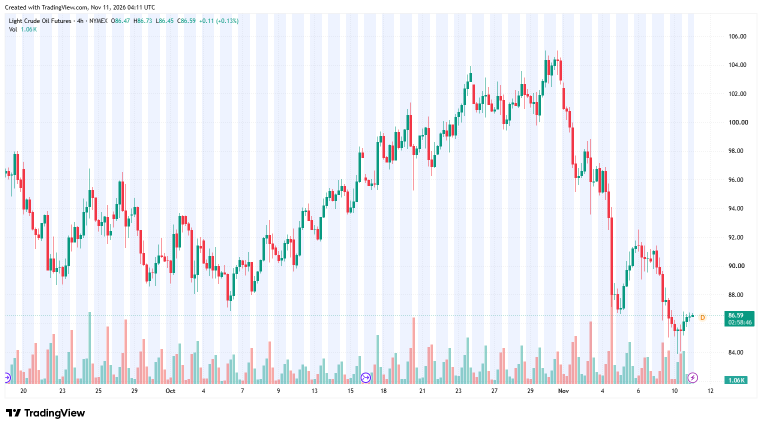
#> input picture docs/publisher/CC-459/media/USOIL/CL1!_2026-11-11_04-11-14.png, 1524 x 856 px (shown at 1/2 size)
$ python -i image_quality_v1.py   (imports and definitions only)
#> lines starting #> are read from the running program, lines starting #| are printed output that depends on the picture
"""CC-465: exact-pixel checks and bounded Codex vision reviews.

Checks are consumed at the existing publication boundary. Review artifacts live
beside their PNGs; the existing image register supplies daily/weekly sampling.
There is no second publisher, timer, register or acceptance-by-model shortcut.
"""
from __future__ import annotations

from datetime import date, datetime, timedelta, timezone
from hashlib import sha256
import json
from pathlib import Path
import random
import re
import tempfile

from PIL import Image, ImageChops

from .image_templates_v1 import POLICY, SIZE, compile_image, template_revision
from .image_template_inputs_v1 import digest

MANDATORY = {1, 2, 3, 5, 7, 9}
VISION_POLICY = "cc465-image-roles-v5"
VISION_SAMPLE_PENDING = "SAMPLE_PENDING"
REVIEW_UNAVAILABLE_RETRY_COOLDOWN_SECONDS = 300
MAX_TRANSIENT_REVIEW_RETRIES = 3
_TRANSIENT_UNAVAILABLE_RE = re.compile(
    r"(?:^|:)(?:CODEX_USAGE_LIMIT|CODEX_VISION_TIMEOUT|CODEX_LIGHT_TIMEOUT_\d+S|"
    r"CODEX_VISION_EMPTY_RESPONSE|CODEX_LIGHT_EMPTY_RESPONSE|CODEX_EXIT_\d+|"
    r"CODEX_EXECUTABLE_NOT_FOUND|AGY_VISION_TIMEOUT_\d+S)$"
)
_NON_TRANSIENT_UNAVAILABLE_MARKERS = (
    "IMAGE_REVIEW_FILE_UNAVAILABLE", "IMAGE_REVIEW_BYTES_CHANGED",
    "AGY_VISION_TEN_POINTS_REQUIRED", "AGY_IMAGE_PIXELS_NOT_OBSERVED",
    "CODEX_LIGHT_TOOL_USE_REFUSED", "AGY_TERMS_BLOCK",
)
# These installed API adapters send one photo; their canonical link carries the complete table.
SINGLE_IMAGE_DESTINATIONS = frozenset({"telegram", "discord", "facebook_page", "threads"})
SAMPLE_NOT_SCORED = {VISION_SAMPLE_PENDING, "REVIEW_UNAVAILABLE"}
TEMPLATE_FIT_CAUSES = frozenset({
    "IMAGE_CHART_CAPTURE_SHAPE", "IMAGE_CHART_CAPTURE_TOO_SMALL", "IMAGE_PRICE_GEOMETRY_REQUIRED",
    "IMAGE_LEVELS_OUT_OF_VIEW", "IMAGE_LEVEL_LABEL_DOES_NOT_FIT", "IMAGE_LEVEL_LABEL_COLLISION",
    "IMAGE_WRITER_REVISION_REQUIRED", "IMAGE_TEXT_DOES_NOT_FIT", "IMAGE_HEADER_COLLISION",
    "IMAGE_RESULT_PATH_CAPTURE_CHANGED", "IMAGE_RESULT_PATH_NOT_IN_VIEW", "IMAGE_RESULT_PATH_TIMEFRAME_REQUIRED",
    "IMAGE_R_RESULT_NOT_EXPORTED", "IMAGE_RESULT_OUTCOME_NOT_MAPPED", "RESULT_CAPTURE_TIME_COORDINATES_REQUIRED",
    "IMAGE_TEMPLATE_WTI_BASIS_REQUIRED", "IMAGE_EMPTY_BAND_TOO_TALL",
})
CHECKLIST = (
    "Exact platform canvas, RGB PNG, sRGB, under 5 MB",
    "Image 1 is the correct market's TradingView snapshot; weekly is the table exception",
    "Created with line, legend, both scales and TradingView logo whole and uncovered",
    "Only the specified levels and entry/exit marks inside the plot",
    "Entry band and invalidation visible with 6% spare; all printed levels match the source",
    "Chart last price on the source quote scale within CC-463's measured tolerance",
    "No cut, clipped, overlapping text or ellipsis",
    "Our text legible at 375 px wide; minimum font and 4.5:1 contrast",
    "No internal terms, identifiers, money, volume, account or model; ET times, R results, probability pair",
    "No empty band over 8%; chart fills at least 60%",
)
BANNED = ("model estimate", "base-case chance", "the model", "our model", "model position", "model call", "model calls",
          "demo account", "demo",
          "paper account", "paper trading", "AI-run", "AI-generated", "as an AI", "language model", "LLM", "GPT",
          "ChatGPT", "Claude", "Fable", "Opus", "Sonnet", "Haiku", "Gemini", "Codex", "Antigravity", "Anthropic",
          "OpenAI", "Luna", "system prompt",
          "the prompt", "AI agent", "subagent", "vol-normalised", "volatility-normalised", "z-score", "sd over",
          "ATR", "SMA", "EFFR", "USD leg", "front-end gap", "context about", "clear by D1 sign", "calls judged",
          "time exits", "not triggered", "Levels use the plan's prices", "over the period to", "the desk is bullish on",
          "the desk is bearish on", "from our", "ET run", "analysis run", "frozen call", "freeze id", "known-at",
          "cost admission", "admission check", "armed plan", "arming run", "Guardian pass", "kernel", "our ledger",
          "shadow call", "short-term lane", "mid-term lane", "long-term lane", "role pack", "reply pack", "our account",
          "trading account", "account balance", "account size", "our balance", "equity curve", "lot size", "position size",
          "our leverage", "CFD", "Exness", "MT5", "IBKR", "Interactive Brokers", "buy now", "sell now", "you should",
          "we recommend", "guaranteed", "risk-free", "will definitely", "Jim", "GMT+7", "UTC")


def _inside(a, b):
    return b[0] <= a[0] <= a[2] <= b[2] and b[1] <= a[1] <= a[3] <= b[3]


# [381 lines left out: functions _contrast, code_check, combine, _parse_utc, is_transient_review_unavailable, _can_retry_transient_unavailable and 6 more, not called in this run]


def sampled_review(image, *, run_vision=False, vision_runner=None, now=None):
    """Resolve or complete an exact-pixel review in the existing image sidecar."""
    if now is not None and _parse_utc(now) is None:
        raise ValueError("IMAGE_REVIEW_CLOCK_TIMEZONE_REQUIRED")
    registered = image["image_quality"]
    if registered.get("image_sha256") != image.get("sha256"):
        return {**registered, "passed": False, "sample_cause": "IMAGE_SAMPLE_RECORD_BINDING_CHANGED"}
    reg_status = (registered.get("vision") or {}).get("status")
    if reg_status != VISION_SAMPLE_PENDING and not (
            reg_status == "REVIEW_UNAVAILABLE" and registered.get("image_record_path")):
        return registered
    try:
        path = Path(registered["image_record_path"])
        previous_bytes = path.read_bytes()
        asset = json.loads(previous_bytes)
        quality = asset["image_quality"]
        if (path.resolve() != Path(asset["path"]).with_suffix(".json").resolve()
                or asset["sha256"] != image["sha256"] or quality["image_sha256"] != image["sha256"]
                or any(quality[key] != registered[key] for key in ("template", "master"))):
            raise ValueError("IMAGE_SAMPLE_RECORD_BINDING_CHANGED")
    except (OSError, ValueError, KeyError, TypeError) as exc:
        return {**registered, "sample_cause": str(exc) if str(exc) == "IMAGE_SAMPLE_RECORD_BINDING_CHANGED"
                else "IMAGE_SAMPLE_RECORD_UNAVAILABLE"}
    sidecar_vision = quality.get("vision") or {}
    sidecar_status = sidecar_vision.get("status")
    retry_transient = run_vision and _can_retry_transient_unavailable(sidecar_vision, now=now)
    if not run_vision or (sidecar_status != VISION_SAMPLE_PENDING and not retry_transient):
        return quality
    code = code_check(asset)
    if code["passed"]:
        now_kw = {"now": now} if now is not None else {}
        review = review_vision(asset, runner=vision_runner, **now_kw)
        if retry_transient:
            retained = _retain_prior_bytes(path, previous_bytes)
            review = _attach_retry_provenance(review, sidecar_vision, retained)
    else:
        review = {"points": {}, "status": "CODE_REFUSED", "cause": code["causes"][0]}
    quality = {**combine(code, review), "image_record_path": str(path)}
    asset["image_quality"] = quality
    _write_json_atomic(path, asset)
    return quality


# [120 lines left out: functions daily_sample, weekly_sample, publication_sample, completed_day_sample, template_acceptance, prepare_article_media, not called in this run]

>>> import cv2
>>> picture = cv2.imread('../docs/publisher/CC-459/media/USOIL/CL1!_2026-11-11_04-11-14.png', cv2.IMREAD_GRAYSCALE)
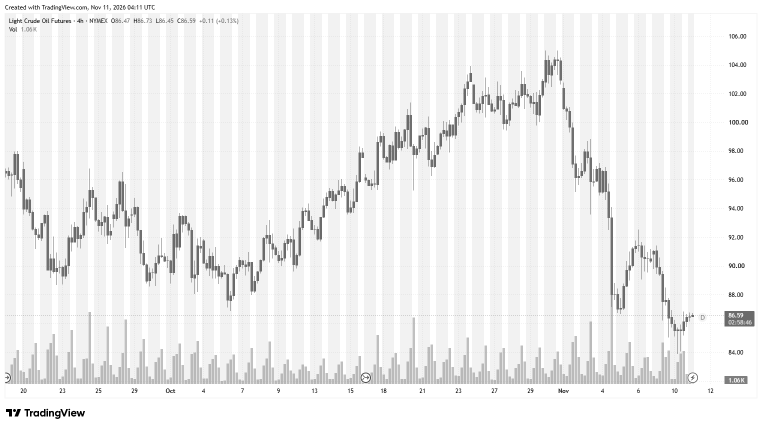
#> picture: shape (856, 1524) (shown at 1/2 size); min 0, max 255, mean 241.2
>>> result = sampled_review(picture)
#> (the run stopped early here; a loop or call above may not have finished)
